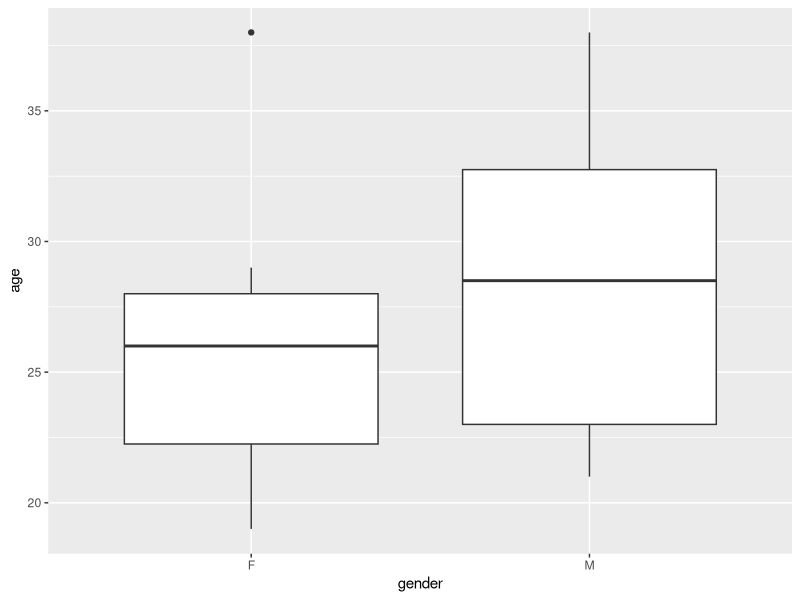

Reproduce this figure in R.
library(tidyverse)
name = c("Nadal","Djokovic","Federer","Medvedev","Theim",
         "Tsitsipas","Zverev","Berrettini","Bautista Agut","Monfils",
         "Barty","Pliskova","Halep","Osaka","Svitolina","Andreescu","Bencic","Kvitova","Williams","Bertens")
rank = c(1:10,1:10)
age = c(33,32,38,23,26,21,22,23,31,33,
        23,27,28,22,25,19,22,29,38,28)
height = c(1.85,1.88,1.85,1.98,1.85,1.93,1.98,1.96,1.83,1.93,
           1.66,1.86,1.68,1.80,1.74,1.70,1.75,1.82,1.75,1.82)
weight = c(85,77,85,83,79,89,90,95,75,85,
           62,72,60,69,60,60,63,68,72,74)
gender = c(rep("M",10),rep("F",10))
tennis = tibble(name,rank,age,height,weight)
print(tennis)
typeof(tennis)
names(tennis)
colnames(tennis)
class(tennis) #even tho tennis looks like a table it is actually stored as a list of equall length vectors
is.list(tennis)
is.data.frame(tennis)


tennis = tribble(
  ~name, ~rank, ~age, ~height, ~weight, ~gender,
  #--------------|---|---|----|---|----|
  "Nadal", 1, 33, 1.85, 85, "M",
  "Djokovic", 2, 32, 1.88, 77, "M",
  "Federer", 3, 38, 1.85, 85, "M",
  "Medvedev", 4, 23, 1.98, 83, "M",
  "Theim", 5, 26, 1.85, 79, "M",
  "Tsitsipas", 6, 21, 1.93, 89, "M",
  "Zverev", 7, 22, 1.98, 90, "M",
  "Berrettini", 8, 23, 1.96, 95, "M",
  "Bautista Agut", 9, 31, 1.83, 75, "M",
  "Monfils", 10, 33, 1.93, 85, "M",
  "Barty", 1, 23, 1.66, 62, "F",
  "Pliskova", 2, 27, 1.86, 72, "F",
  "Halep", 3, 28, 1.68, 60, "F",
  "Osaka", 4, 22, 1.80, 69, "F",
  "Svitolina", 5, 25, 1.74, 60, "F",
  "Andreescu", 6, 19, 1.70, 60, "F",
  "Bencic", 7, 22, 1.75, 63, "F",
  "Kvitova", 8, 29, 1.82, 68, "F",
  "Williams", 9, 38, 1.75, 72, "F",
  "Bertens", 10, 28, 1.82, 74, "F"
)
print(tennis)
is.list(tennis)
is.data.frame(tennis)
nrow(tennis)
ncol(tennis)
colnames(tennis)
summary(tennis)
View(tennis) # with capital V
dim(tennis)
a = tennis$height
print(a)
class(a)
summary(a)
tennis[1,"name"]
tennis[1,"age"]
tennis[2,]
tennis[,"height"]
tennis$height
summary(height)

ggplot(tennis, aes(x=gender, y=age)) +
  geom_boxplot()

tennis$age